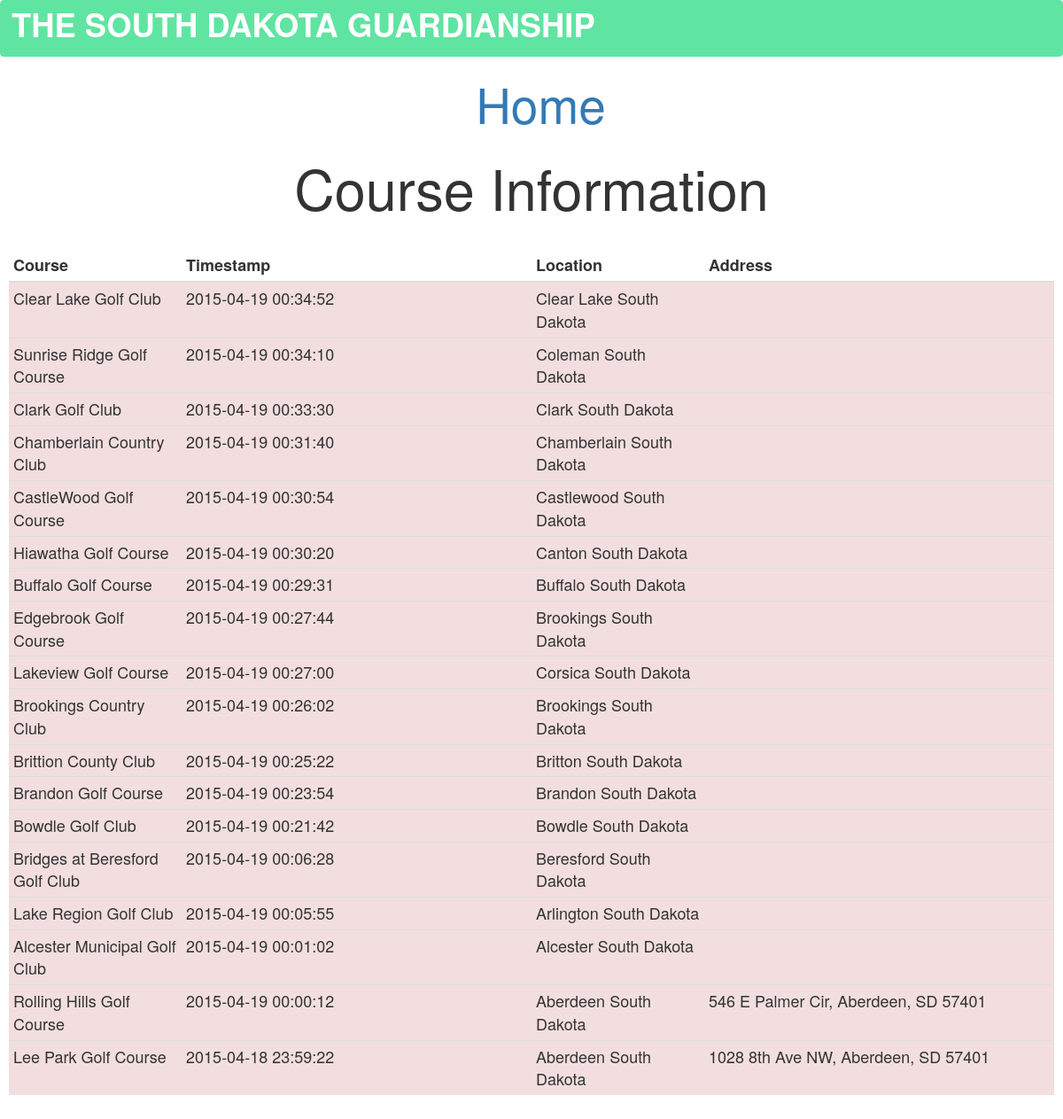
The page /coursesplayed.php (signed in) on the database its author committed.
### tables this page shows
CREATE TABLE IF NOT EXISTS `coursesplayed` (
  `courseid` int(5) NOT NULL,
  `userid` int(5) NOT NULL,
  `timestamp` timestamp NOT NULL DEFAULT CURRENT_TIMESTAMP ON UPDATE CURRENT_TIMESTAMP,
  KEY `userid` (`userid`),
  KEY `courseid` (`courseid`)
);

CREATE TABLE IF NOT EXISTS `golfcourses` (
  `courseId` int(5) NOT NULL AUTO_INCREMENT,
  `courseName` varchar(50) NOT NULL,
  `courseStipulations` varchar(200) NOT NULL,
  `courseLocation` varchar(50) NOT NULL,
  `courseWebsite` varchar(50) NOT NULL,
  `courseAddress` varchar(50) NOT NULL,
  `coursePhone` varchar(15) NOT NULL,
  PRIMARY KEY (`courseId`),
  KEY `courseName` (`courseName`)
);

### coursesplayed.php (the view, shortened to what this page needs)
<?
include_once 'include/processes.php';
?>
<!DOCTYPE html PUBLIC "-//W3C//DTD XHTML 1.0 Transitional//EN" "http://www.w3.org/TR/xhtml1/DTD/xhtml1-transitional.dtd">
<html lang="en" xml:lang="en" xmlns="http://www.w3.org/1999/xhtml">
<head>
<nav class="navbar navbar-inverse" style="background-color:#60e4a2; margin-bottom: 0px; border-color:#60e4a2;">
  <p style="color:white; background-color:#60e4a2; font-size:260%; padding-left: 1%;"><strong>THE SOUTH DAKOTA GUARDIANSHIP</strong></p>
</nav>
</head>
<body>
<div class="container-fluid">
<form action="<?php echo $_SERVER['PHP_SELF']; ?>" method="post">
<div class="right" style="margin-top:-8px; margin-right:-6px;"><a href="main.php">Home</a></div>
<h1>Course Information</h1>
<br />
<div class="table-responsive">
<table id="myTable" class="table table-striped table-condensed">
    <thead>
      <tr>
	<th width="3%" align="left">Course </th>
	<th width="10%" align="left"><strong> Timestamp </strong></th>
	<th width="3%" align="left"> Location </th>
	<th width="10%" align="left"> Address </th>
     </tr>
    </thead>
    <tbody>
<?php
	$userid = $_SESSION['userid'];
	$sql = "select * from (SELECT userName, userid FROM users WHERE userid = '$userid') as a
    		join (SELECT courseId, courseName, courseStipulations, courseLocation, courseAddress FROM golfcourses) as b
    		left outer join (SELECT * FROM coursesplayed) as c ON c.courseId = b.courseId AND c.userid = a.userid
    		WHERE c.userid IS NOT NULL
    		ORDER BY c.timestamp DESC";
	$stmt = $db->prepare($sql);
	$stmt->execute();
	$results = $stmt->fetchAll();
	foreach($results as $row)
 {
echo ' <tr class="danger"> ';
echo ' <td> ';
echo $row['courseName'];
echo ' <td> ';
echo $row['timestamp'];
echo ' <td> ';
echo $row['courseLocation'];
echo ' <td> ';
echo $row['courseAddress'];
}
?>
  </tbody>
 </table>
</div>
</div>
</body>
<link href="include/style.css" rel="stylesheet" type="text/css">
<link rel="stylesheet" href="http://maxcdn.bootstrapcdn.com/bootstrap/3.2.0/css/bootstrap.min.css">

### include/style.css (style rules this page uses)
.container-fluid { width: 100%; }
html, body { margin-bottom: 0px; padding: 0%; border: 10px; font-family: 'Oswald', sans-serif; font-size: 5em; width: auto; }
form { padding: 10px; background-color: white; margin: 25px auto 0px; margin-top: 1%; border-radius: 8%; font-size: 18px; }
.right { text-align: center; margin: 15px; font-size: 20px; }
a { color: white; }
h1 { text-align: center; }
html, body { margin-bottom: 1%; height: 100%; }
form { border-radius: 4%; }
h1, .h1 { font-size: 200%; font-family: 'Oswald', sans-serif; color: #ffa500; }
body { background: #66ddba; }
h1, .h1 { font-size: 535%; margin-top: 5%; font-family: 'Oswald', sans-serif; color: #ffa500; }

### coursesplayed.php (style rules this page uses)
@media screen and (min-width: 381px) { a { font-size: 275%; } }
@media screen and (min-width: 381px) { h1 { font-size: 350% !important; } }
.container-fluid { padding-right: 0px !important; padding-left: 0px !important; }

### rows shown on the page
coursesplayed: courseid.courseName "Clear Lake Golf Club", timestamp "2015-04-19 00:34:52", courseid.courseLocation "Clear Lake South Dakota"
coursesplayed: courseid.courseName "Sunrise Ridge Golf Course", timestamp "2015-04-19 00:34:10", courseid.courseLocation "Coleman South Dakota"
coursesplayed: courseid.courseName "Clark Golf Club", timestamp "2015-04-19 00:33:30", courseid.courseLocation "Clark South Dakota"
coursesplayed: courseid.courseName "Chamberlain Country Club", timestamp "2015-04-19 00:31:40", courseid.courseLocation "Chamberlain South Dakota"
coursesplayed: courseid.courseName "CastleWood Golf Course", timestamp "2015-04-19 00:30:54", courseid.courseLocation "Castlewood South Dakota"
coursesplayed: courseid.courseName "Hiawatha Golf Course", timestamp "2015-04-19 00:30:20", courseid.courseLocation "Canton South Dakota"
coursesplayed: courseid.courseName "Buffalo Golf Course", timestamp "2015-04-19 00:29:31", courseid.courseLocation "Buffalo South Dakota"
coursesplayed: courseid.courseName "Edgebrook Golf Course", timestamp "2015-04-19 00:27:44", courseid.courseLocation "Brookings South Dakota"
coursesplayed: courseid.courseName "Lakeview Golf Course", timestamp "2015-04-19 00:27:00", courseid.courseLocation "Corsica South Dakota"
coursesplayed: courseid.courseName "Brookings Country Club", timestamp "2015-04-19 00:26:02", courseid.courseLocation "Brookings South Dakota"
coursesplayed: courseid.courseName "Brittion County Club", timestamp "2015-04-19 00:25:22", courseid.courseLocation "Britton South Dakota"
coursesplayed: courseid.courseName "Brandon Golf Course", timestamp "2015-04-19 00:23:54", courseid.courseLocation "Brandon South Dakota"
coursesplayed: courseid.courseName "Bowdle Golf Club", timestamp "2015-04-19 00:21:42", courseid.courseLocation "Bowdle South Dakota"
coursesplayed: courseid.courseName "Bridges at Beresford Golf Club", timestamp "2015-04-19 00:06:28", courseid.courseLocation "Beresford South Dakota"
coursesplayed: courseid.courseName "Lake Region Golf Club", timestamp "2015-04-19 00:05:55", courseid.courseLocation "Arlington South Dakota"
coursesplayed: courseid.courseName "Alcester Municipal Golf Club", timestamp "2015-04-19 00:01:02", courseid.courseLocation "Alcester South Dakota"
coursesplayed: courseid.courseName "Rolling Hills Golf Course", timestamp "2015-04-19 00:00:12", courseid.courseLocation "Aberdeen South Dakota", courseid.courseAddress "546 E Palmer Cir, Aberdeen, SD 57401"
coursesplayed: courseid.courseName "Lee Park Golf Course", timestamp "2015-04-18 23:59:22", courseid.courseLocation "Aberdeen South Dakota", courseid.courseAddress "1028 8th Ave NW, Aberdeen, SD 57401"
